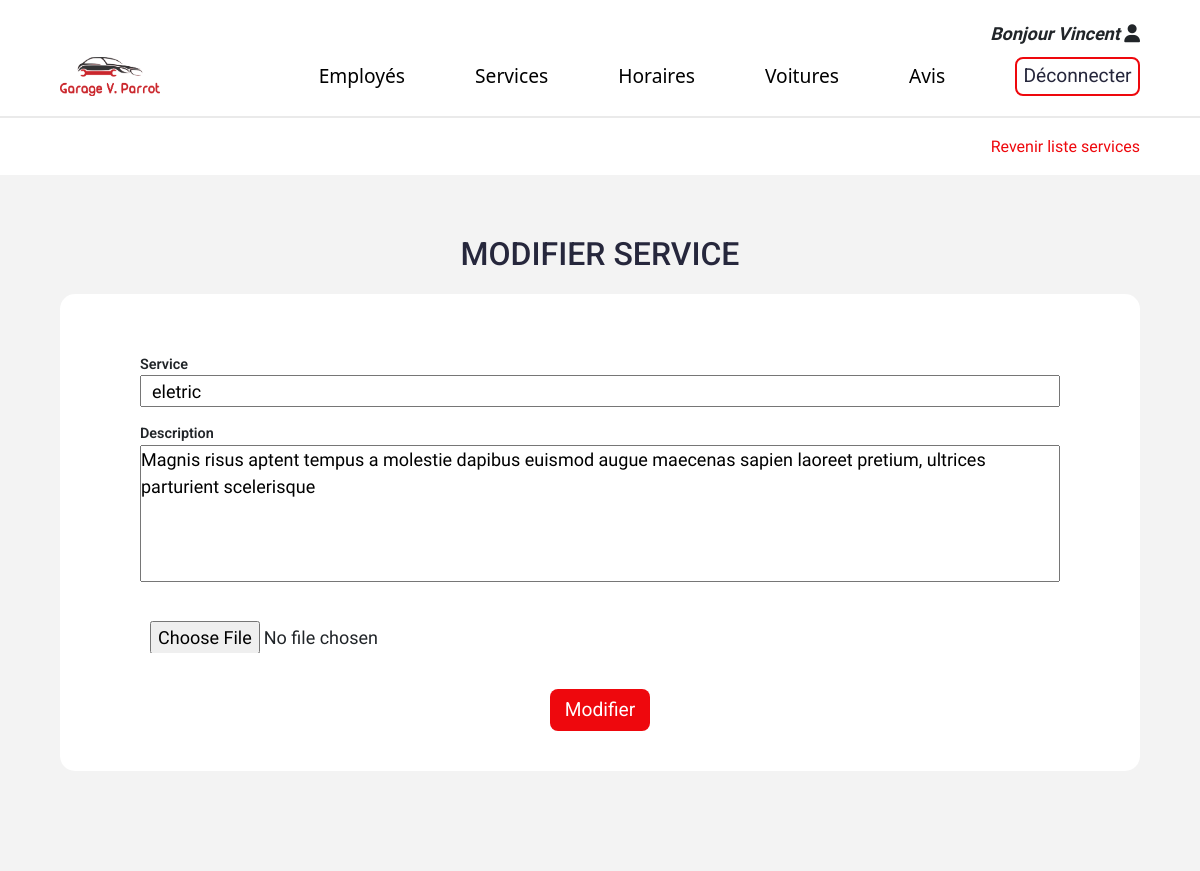
Page /admin/modifier-service.php?id=1 (signed in) on the committed database.
### tables this page shows
CREATE TABLE IF NOT EXISTS services (
  id int(11) NOT NULL PRIMARY KEY AUTO_INCREMENT,
  service VARCHAR(255) NOT NULL,
  description VARCHAR(255) NOT NULL,
  image VARCHAR(255) NOT NULL
);

### lib/services.php (called while the page is built, shortened)
<?php
function getServicesById(PDO $pdo, int|string $id): array|bool
{
  $query = $pdo->prepare("SELECT * FROM services WHERE id=:id");
  $query->bindValue(":id", $id, PDO::PARAM_INT);
  $query->execute();
  $result = $query->fetch(PDO::FETCH_ASSOC);
  return $result;
}

### admin/modifier-service.php (the view, shortened to what this page needs)
<?php
require_once __DIR__ . "/../lib/pdo.php";
require_once __DIR__ . "/../lib/services.php";
require_once __DIR__ . "/templates/header-admin.php";
$formService = [
  'service' => '',
  'description' => '',
  'image' => ''
];
if (isset($_GET['id'])) {
  $id = $_GET['id'];
  $service = getServicesById($pdo, $id);
}
?>
<div class="wrapper">
  <div class="breadcrumbs breadcrumbs-connection">
    <div class="go-back-list">
      <a href="/admin/liste-services.php">Revenir liste services</a>
    </div>
  </div>
  <section class="connection sections" id="connection">
    <h1 class="header-titles">Modifier service</h1>
    <?php if ($formService !== false) { ?>
    <div class="connection-wrapper">
      <form action="<?php echo $_SERVER['PHP_SELF'] ?>" method="POST" enctype="multipart/form-data">
        <div class="connection-form">
          <div class="form-group">
            <label for="service">Service</label>
            <input type="text" name="service" id="service" minlength="5" maxlength="30" placeholder="Reparation motor"
              value=<?= htmlspecialchars($service['service'] ?? $formService['service']) ; ?>>
          </div>
          <div class="form-group">
            <label for="service-description">Description</label>
            <textarea name="service-description" id="service-description" minlength="50" maxlength="150"
              class="service-description" cols="30"
              rows="5"><?= htmlspecialchars($service['description'] ?? $formService['description']) ; ?></textarea>
          </div>
          <p>
            <input type="file" name="file" id="file">
          </p>
        </div>
        <div class=" form-btn">
          <button type="submit" value="saveService" class="btn-fill">Modifier</button>
        </div>
      </form>
    </div>
  </section>
</div>
<?php } ?>
<?php
      require_once __DIR__ . "/templates/footer-admin.php";
?>

### assets/css/style.css (style rules this page uses)
:root { --primary: #ee080d; --secondary: #fdc0c8; --grayLight: #f3f3f3; --grayDark: #898989; --font: #26273c; --bs-nav-link-color: var(--primary); --bs-link-color: var(--primary); --bs-link-hover-color: var(--secondary); --bs-card-color: var(--primary); --overlay: rgba(28, 28, 28, 0.7); --max-width: 2000px; --max-wrapper: 1200px; }
* { margin: 0; padding: 0; -webkit-box-sizing: border-box; box-sizing: border-box; }
html { scroll-behavior: smooth; }
body { font-family: 'Ubuntu', sans-serif; font-size: 1.125rem; line-height: 1.5; overflow-x: hidden; display:flex; flex-direction: column; min-height: 100vh; }
a { color: #000; text-decoration: none; outline:none; }
input::placeholder { color:var(--grayDark); }
textarea::placeholder { color:var(--grayDark); }
textarea { resize: none; }
.wrapper { width: 100%; max-width: var(--max-width); margin: 0 auto; padding: 0; }
.header-titles { text-align: center; margin: 50px 0 30px; font-weight: 500; text-transform: uppercase; color: var(--font); font-family: 'Roboto', sans-serif; position: relative; }
.sections { margin: 10px 0 0; padding: 20px 20px 60px; }
.btn-fill { border: none; padding: 0.2rem 0.4rem; border-radius: 0.5rem; background-color: var(--primary); color: #fff; display: inline-block; cursor: pointer; font-family: 'Roboto', sans-serif; }
.header-titles { font-size: 1.5rem; }
.breadcrumbs { display:-webkit-box; display:-ms-flexbox; display:flex; -webkit-box-align: center; -ms-flex-align: center; align-items: center; -webkit-box-pack: justify; -ms-flex-pack: justify; justify-content: space-between; width: 100%; padding: 20px; background-color: #fff; border-top:2px solid #00000015; }
.breadcrumbs li a, .go-back-list a { padding:0; margin:0; color: var(--font); text-decoration: none; line-height: 1rem; font-size: 1rem; font-weight: 400; color:var(--primary); }
.breadcrumbs .go-back-list { padding:0; margin:0; line-height: 1rem; text-align: end; }
@media (min-width: 992px) { .breadcrumbs { padding: 20px 60px; } }
@media (min-width: 992px) { .header-titles { font-size: 2rem; } }
@media (min-width: 992px) { .btn-fill { border:2px solid transparent; padding: 0.3rem 0.8rem; border-radius: 0.5rem; font-size: 1.2rem; -webkit-transition: all 0.2s ease; -o-transition: all 0.2s ease; transition: all 0.2s ease; } }
.form-btn { width: 100%; text-align: center; }
.connection { background-color: var(--grayLight); padding:20px; min-height: 87vh; margin:0; }
.connection-wrapper form { width: 100%; }
.connection .connection-wrapper { background-color: #fff; padding: 20px 10px 40px; width: 100%; margin: 20px auto 40px; border-radius: 15px; max-width: var(--max-wrapper); }
.connection-form { width: 100%; padding: 10px; }
.connection-form input { width: 100%; display: inline-block; }
.connection-form label { font-size: 0.9rem; font-weight: 600; font-family: 'Roboto', sans-serif; margin: 0; padding: 0; display: block; }
.connection-form input { height: 2rem; padding: 0 10px; }
@media (min-width: 992px) { .connection { padding:60px; } }
@media (min-width: 992px) { .connection-form { -webkit-box-orient: horizontal; -webkit-box-direction: normal; -ms-flex-direction: row; flex-direction: row; gap: 30px; -webkit-box-align: start; -ms-flex-align: start; align-items: flex-start; margin-bottom: 0; padding:20px; } }
@media (min-width: 992px) { .connection .connection-wrapper { max-width: var(--max-wrapper); margin:20px auto; padding:40px 60px; } }
.breadcrumbs.breadcrumbs-connection { display:-webkit-box; display:-ms-flexbox; display:flex; -webkit-box-align: center; -ms-flex-align: center; align-items: center; -webkit-box-pack: end; -ms-flex-pack: end; justify-content: flex-end; }
textarea.service-description, textarea.comment { width: 100%; }
.connection .header-titles { padding:0; margin:0 auto; text-align:start; max-width: var(--max-wrapper); text-align: center; }
@media screen and (min-width:992px) { .connection-wrapper { padding:20px 60px; } }

### rows in the picture
services: service "eletric", service-description "Magnis risus aptent tempus a molestie dapibus euismod augue maecenas sapien laoreet pretium, ultrices parturient scelerisque"

### other values in the picture
$_SESSION['user']['name'] "Vincent"
